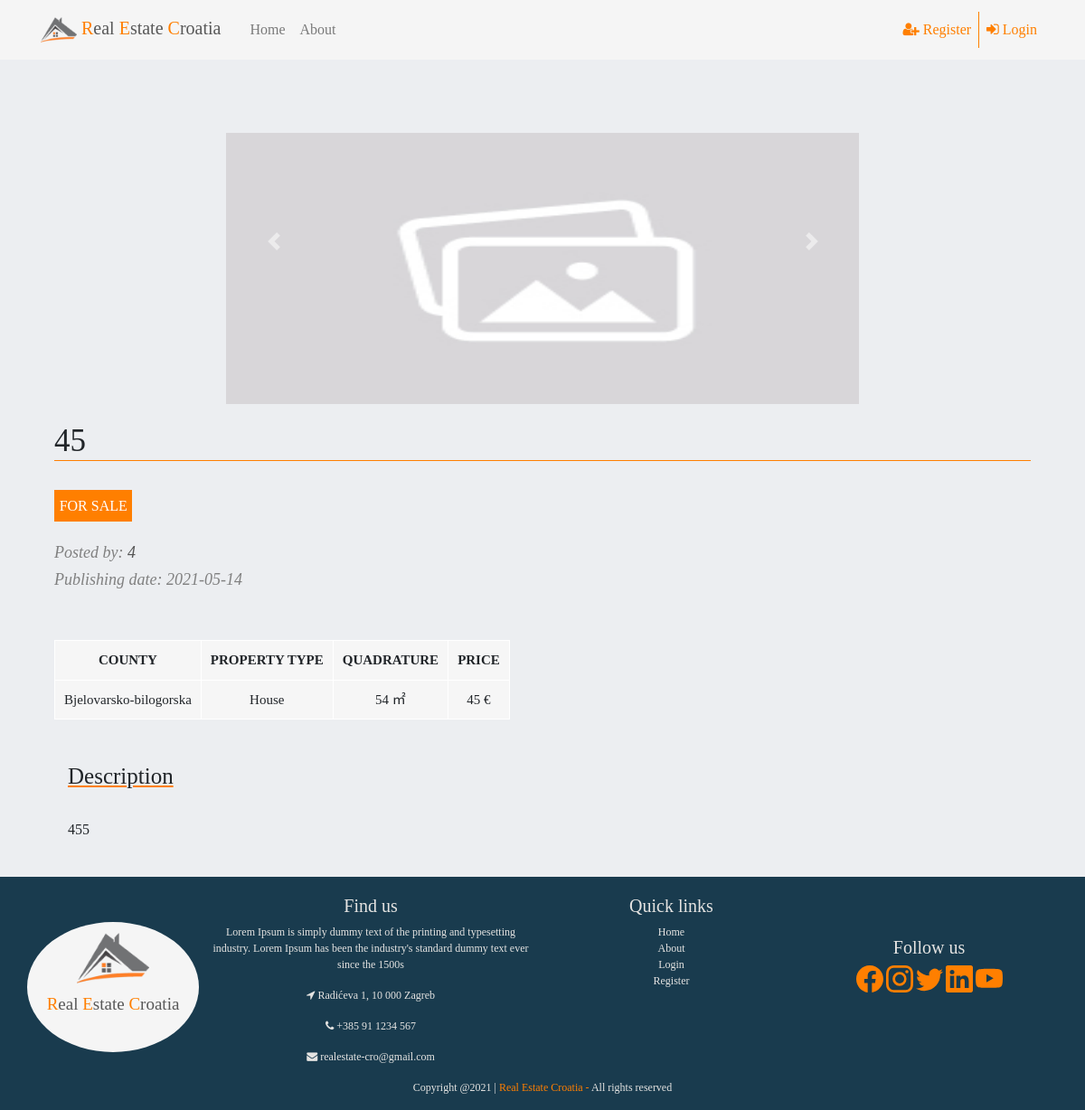
The page /post48 on the database its author committed.
### project/models.py (models this page shows, shortened)
class Posts(db.Model):
    id = db.Column(db.Integer, primary_key=True)
    user_id = db.Column(db.Integer, db.ForeignKey("users.id"), nullable=False)
    title = db.Column(db.String(124), nullable=False)
    text = db.Column(db.Text, nullable=False)
    date = db.Column(db.DateTime, nullable=False, default=datetime.utcnow)
    county = db.Column(db.String(124), nullable=False)
    quadrature = db.Column(db.Integer, nullable=False)
    price = db.Column(db.Integer, nullable=False)
    property_type = db.Column(db.String(124), nullable=False)
    sale_rent = db.Column(db.String(124), nullable=False)
    property_pictures = db.Column(db.String(1000), default="default_property.png")

class Users(db.Model, UserMixin):
    id = db.Column(db.Integer, primary_key=True)
    email = db.Column(db.String(124), unique=True, nullable=False)
    username = db.Column(db.String(124), unique=True, nullable=False)
    password_hash = db.Column(db.String(164), nullable=False)
    profile_picture = db.Column(db.String(124), default="default.jpg")
    posts = db.relationship("Posts", backref="author", lazy="dynamic")

### project/posts/views.py (the view)
@posts.route("/post<int:post_id>", methods=["GET", "POST"])
def read_post(post_id):
    post = Posts.query.get_or_404(post_id)
    post_list = post.property_pictures.split(",")
    return render_template("read_post.html", post=post, post_list=post_list)

### project/templates/read_post.html (shortened to what this page needs)
{% extends "base.html" %}
{% block content %}
<div class="container" id="read_post-container">
    <div id="carouselExampleIndicators" class="carousel slide" data-ride="carousel">
        <div class="item {% if post_list.counter == 1 %}active{% endif %}" id="slide{{ post_list.counter }}">
          <div class="carousel-inner">
                <div class="carousel-item active">
                  <img src="{{url_for('static', filename='property_pictures/' + post_list[0])}}">
                </div>
          </div>
        </div>
        <a class="carousel-control-prev" href="#carouselExampleIndicators" role="button" data-slide="prev" id="prev">
            <span class="carousel-control-prev-icon" aria-hidden="true"></span>
        </a>
        <a class="carousel-control-next" href="#carouselExampleIndicators" role="button" data-slide="next" id="next">
            <span class="carousel-control-next-icon" aria-hidden="true"></span>
        </a>
    </div>
    <div class="container" id="read-post-text">
    <h2>{{post.title}}</h2><br>
    <table id="a-salerent">
      <tr>
        <td>{{post.sale_rent|upper}}</td>
      </tr>
    </table><br>
    <h5>Posted by: <a href="{{url_for('users.user_posts', username=post.author.username)}}">{{post.author.username}}</a></h5>
    <h5>Publishing date: {{post.date.strftime("%Y-%m-%d")}}</h5><br>
    <br>
    <table id="table">
      <tr>
        <th>COUNTY</th>
        <th>PROPERTY TYPE</th>
        <th>QUADRATURE</th>
        <th>PRICE</th>
      </tr>
      <tr>
        <td>{{post.county}}</td>
        <td>{{post.property_type}}</td>
        <td>{{post.quadrature}} ㎡</td>
        <td>{{post.price}} €</td>
      </tr>
    </table><br>
        <div class="container" id="description">
            <br><h3>Description</h3><br>
            <p>{{post.text}}</p>
        </div><br>
    </div>
</div>
{% endblock %}

### project/static/style.css (style rules this page uses)
body { font-family: Georgia, serif; background-color: rgba(236, 238, 241); }
span { color: #ff7f00; }
.carousel, .carousel-inner { height: 70vh; max-width: 700px; margin: auto; }
.slide { height: 400px; }
.carousel img { position: absolute; top: 80px; left: 0; min-width: 700px; height: 300px; }
#table, #table th, #table td { border: 1px solid white; margin: 0 0 auto; background-color: #F6F6F6; }
#table th, #table td { padding: 10px; text-align: center; font-size: 15px; }
#read_post-container h2 { font-size: 35px; border-bottom: 1px solid #ff7f00; }
#read_post-container h5 { font-style: italic; font-size: 18px; color: gray; }
#read_post-container h5 a { color: #555555; }
#a-salerent { color: white; background-color: #ff7f00; min-width: 8%; height: 35px; margin: 0 0 auto; text-align: center; }
#description h3 { text-decoration: underline #ff7f00; font-size: 25px; }

### rows shown on the page
Posts: property_pictures (placeholder picture), title "45", sale_rent "FOR SALE", date "2021-05-14", county "Bjelovarsko-bilogorska", property_type "House", quadrature "54", price "45", text "455"
Users: author.username "4"
